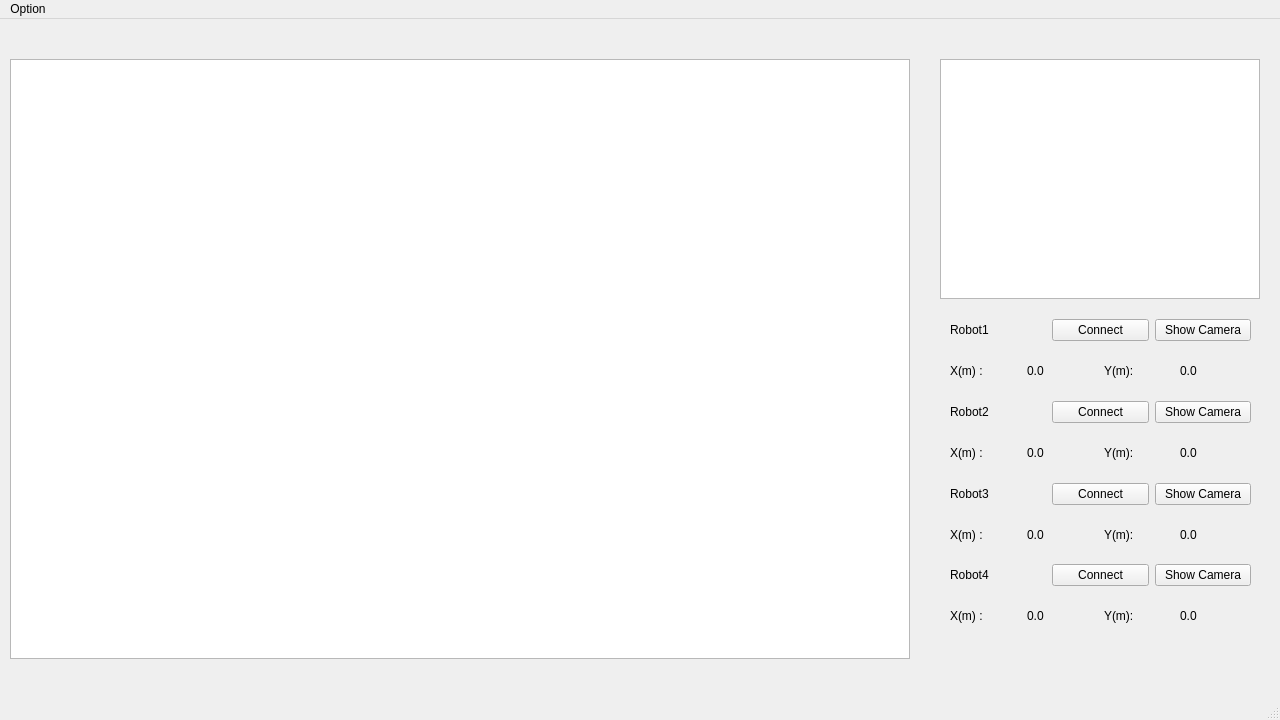
<?xml version="1.0" encoding="UTF-8"?>
<ui version="4.0">
 <class>TempWindow</class>
 <widget class="QMainWindow" name="TempWindow">
  <property name="geometry">
   <rect>
    <x>0</x>
    <y>0</y>
    <width>1280</width>
    <height>720</height>
   </rect>
  </property>
  <property name="sizePolicy">
   <sizepolicy hsizetype="Fixed" vsizetype="Fixed">
    <horstretch>0</horstretch>
    <verstretch>0</verstretch>
   </sizepolicy>
  </property>
  <property name="windowTitle">
   <string>MainWindow</string>
  </property>
  <widget class="QWidget" name="centralwidget">
   <property name="sizePolicy">
    <sizepolicy hsizetype="Preferred" vsizetype="Preferred">
     <horstretch>0</horstretch>
     <verstretch>0</verstretch>
    </sizepolicy>
   </property>
   <widget class="QGraphicsView" name="FieldView">
    <property name="geometry">
     <rect>
      <x>10</x>
      <y>40</y>
      <width>900</width>
      <height>600</height>
     </rect>
    </property>
    <property name="autoFillBackground">
     <bool>false</bool>
    </property>
    <property name="backgroundBrush">
     <brush brushstyle="NoBrush">
      <color alpha="255">
       <red>0</red>
       <green>0</green>
       <blue>0</blue>
      </color>
     </brush>
    </property>
   </widget>
   <widget class="QGraphicsView" name="CameraView">
    <property name="geometry">
     <rect>
      <x>940</x>
      <y>40</y>
      <width>320</width>
      <height>240</height>
     </rect>
    </property>
   </widget>
   <widget class="QWidget" name="">
    <property name="geometry">
     <rect>
      <x>950</x>
      <y>300</y>
      <width>301</width>
      <height>321</height>
     </rect>
    </property>
    <layout class="QVBoxLayout" name="Command_Ver">
     <item>
      <layout class="QVBoxLayout" name="Robot1_Ver">
       <item>
        <layout class="QHBoxLayout" name="Robot1_Des_Hor">
         <item>
          <widget class="QLabel" name="Robot1">
           <property name="text">
            <string>Robot1</string>
           </property>
          </widget>
         </item>
         <item>
          <widget class="QPushButton" name="Robot1_Con">
           <property name="text">
            <string>Connect</string>
           </property>
          </widget>
         </item>
         <item>
          <widget class="QPushButton" name="Robot1_Cam">
           <property name="text">
            <string>Show Camera</string>
           </property>
          </widget>
         </item>
        </layout>
       </item>
       <item>
        <layout class="QHBoxLayout" name="Robot1_Pos_Hor">
         <item>
          <widget class="QLabel" name="Robot1_X">
           <property name="text">
            <string>X(m) :</string>
           </property>
          </widget>
         </item>
         <item>
          <widget class="QLabel" name="Robot1_Xnum">
           <property name="text">
            <string>0.0</string>
           </property>
          </widget>
         </item>
         <item>
          <widget class="QLabel" name="Robot1_Y">
           <property name="text">
            <string>Y(m):</string>
           </property>
          </widget>
         </item>
         <item>
          <widget class="QLabel" name="Robot1_Ynum">
           <property name="text">
            <string>0.0</string>
           </property>
          </widget>
         </item>
        </layout>
       </item>
      </layout>
     </item>
     <item>
      <layout class="QVBoxLayout" name="Robot2_Ver">
       <item>
        <layout class="QHBoxLayout" name="Robot2_Des_Hor">
         <item>
          <widget class="QLabel" name="Robot2">
           <property name="text">
            <string>Robot2</string>
           </property>
          </widget>
         </item>
         <item>
          <widget class="QPushButton" name="Robot2_Con">
           <property name="text">
            <string>Connect</string>
           </property>
          </widget>
         </item>
         <item>
          <widget class="QPushButton" name="Robot2_Cam">
           <property name="text">
            <string>Show Camera</string>
           </property>
          </widget>
         </item>
        </layout>
       </item>
       <item>
        <layout class="QHBoxLayout" name="Robot2_Pos_Hor">
         <item>
          <widget class="QLabel" name="Robot2_X">
           <property name="text">
            <string>X(m) :</string>
           </property>
          </widget>
         </item>
         <item>
          <widget class="QLabel" name="Robot2_Xnum">
           <property name="text">
            <string>0.0</string>
           </property>
          </widget>
         </item>
         <item>
          <widget class="QLabel" name="Robot2_Y">
           <property name="text">
            <string>Y(m):</string>
           </property>
          </widget>
         </item>
         <item>
          <widget class="QLabel" name="Robot2_Ynum">
           <property name="text">
            <string>0.0</string>
           </property>
          </widget>
         </item>
        </layout>
       </item>
      </layout>
     </item>
     <item>
      <layout class="QVBoxLayout" name="Robot3_Ver">
       <item>
        <layout class="QHBoxLayout" name="Robot3_Des_Hor">
         <item>
          <widget class="QLabel" name="Robot3">
           <property name="text">
            <string>Robot3</string>
           </property>
          </widget>
         </item>
         <item>
          <widget class="QPushButton" name="Robot3_Con">
           <property name="text">
            <string>Connect</string>
           </property>
          </widget>
         </item>
         <item>
          <widget class="QPushButton" name="Robot3_Cam">
           <property name="text">
            <string>Show Camera</string>
           </property>
          </widget>
         </item>
        </layout>
       </item>
       <item>
        <layout class="QHBoxLayout" name="Robot3_Pos_Hor">
         <item>
          <widget class="QLabel" name="Robot3_X">
           <property name="text">
            <string>X(m) :</string>
           </property>
          </widget>
         </item>
         <item>
          <widget class="QLabel" name="Robot3_Xnum">
           <property name="text">
            <string>0.0</string>
           </property>
          </widget>
         </item>
         <item>
          <widget class="QLabel" name="Robot3_Y">
           <property name="text">
            <string>Y(m):</string>
           </property>
          </widget>
         </item>
         <item>
          <widget class="QLabel" name="Robot3_Ynum">
           <property name="text">
            <string>0.0</string>
           </property>
          </widget>
         </item>
        </layout>
       </item>
      </layout>
     </item>
     <item>
      <layout class="QVBoxLayout" name="Robot4_Ver">
       <item>
        <layout class="QHBoxLayout" name="Robot4_Des_Hor">
         <item>
          <widget class="QLabel" name="Robot4">
           <property name="text">
            <string>Robot4</string>
           </property>
          </widget>
         </item>
         <item>
          <widget class="QPushButton" name="Robot4_Con">
           <property name="text">
            <string>Connect</string>
           </property>
          </widget>
         </item>
         <item>
          <widget class="QPushButton" name="Robot4_Cam">
           <property name="text">
            <string>Show Camera</string>
           </property>
          </widget>
         </item>
        </layout>
       </item>
       <item>
        <layout class="QHBoxLayout" name="Robot4_Pos_Hor">
         <item>
          <widget class="QLabel" name="Robot4_X">
           <property name="text">
            <string>X(m) :</string>
           </property>
          </widget>
         </item>
         <item>
          <widget class="QLabel" name="Robot4_Xnum">
           <property name="text">
            <string>0.0</string>
           </property>
          </widget>
         </item>
         <item>
          <widget class="QLabel" name="Robot4_Y">
           <property name="text">
            <string>Y(m):</string>
           </property>
          </widget>
         </item>
         <item>
          <widget class="QLabel" name="Robot4_Ynum">
           <property name="text">
            <string>0.0</string>
           </property>
          </widget>
         </item>
        </layout>
       </item>
      </layout>
     </item>
    </layout>
   </widget>
  </widget>
  <widget class="QMenuBar" name="menubar">
   <property name="geometry">
    <rect>
     <x>0</x>
     <y>0</y>
     <width>1280</width>
     <height>22</height>
    </rect>
   </property>
   <widget class="QMenu" name="menuOption">
    <property name="title">
     <string>Option</string>
    </property>
    <addaction name="actionInitialisation"/>
    <addaction name="actionClose"/>
   </widget>
   <addaction name="menuOption"/>
  </widget>
  <widget class="QStatusBar" name="statusbar"/>
  <action name="actionInitialisation">
   <property name="text">
    <string>Initialisation</string>
   </property>
  </action>
  <action name="actionClose">
   <property name="text">
    <string>Close</string>
   </property>
  </action>
 </widget>
 <resources/>
 <connections/>
</ui>
